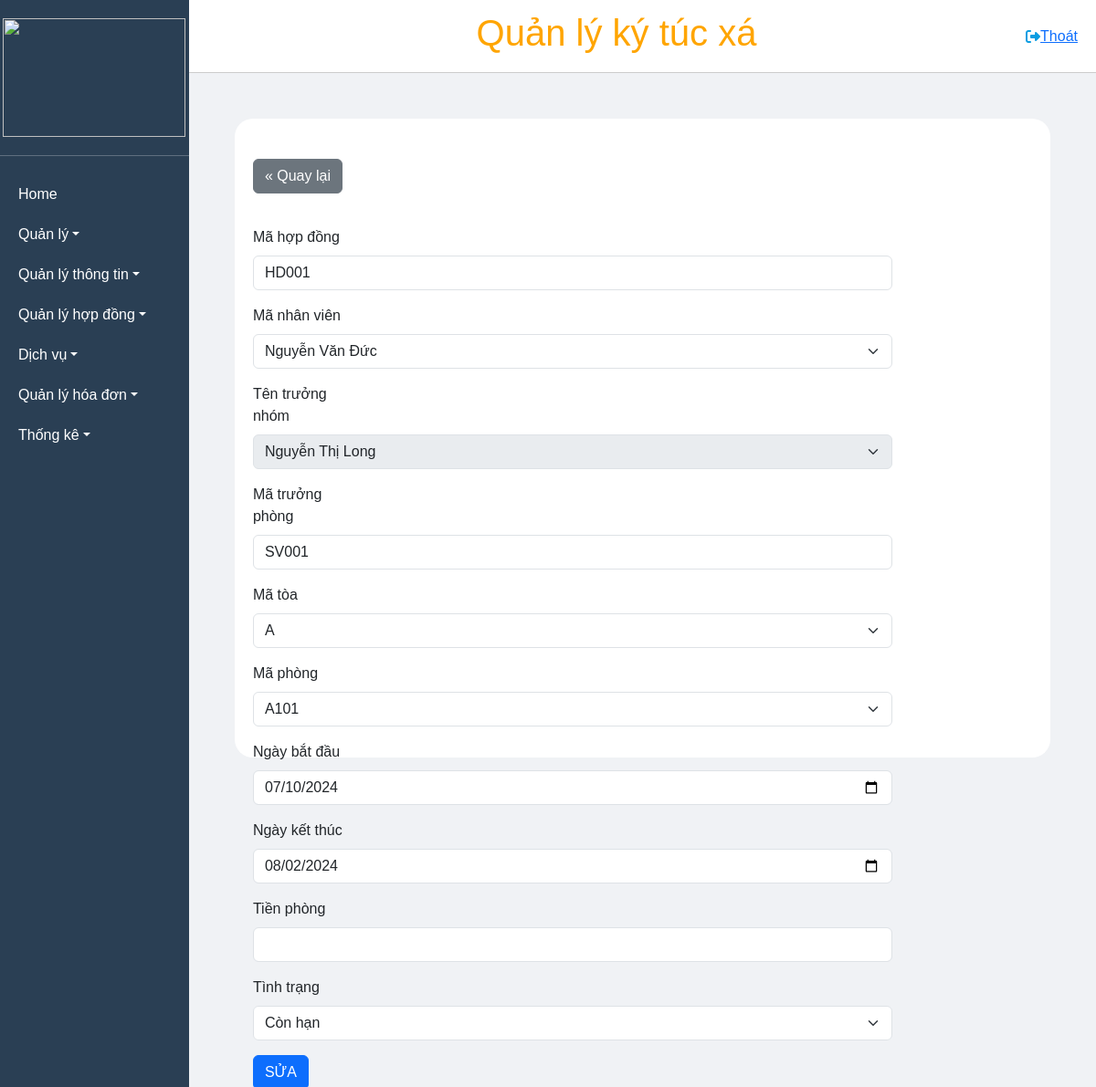
Page /HopDong/sua/HD001 on the committed database.
### tables this page shows
CREATE TABLE `hopdong` (
  `maHopDong` varchar(50) NOT NULL,
  `MaNhanVien` varchar(50) NOT NULL,
  `maTruongNhom` varchar(50) NOT NULL,
  `maToa` varchar(50) NOT NULL,
  `maPhong` varchar(50) NOT NULL,
  `ngayBatDau` date NOT NULL,
  `ngayKetThuc` date NOT NULL,
  `tinhTrang` varchar(50) NOT NULL
);

CREATE TABLE `nhanvien` (
  `MaNhanVien` varchar(50) NOT NULL,
  `TenNhanVien` varchar(50) NOT NULL,
  `GioiTinh` varchar(10) NOT NULL,
  `NgaySinh` date NOT NULL,
  `DiaChi` varchar(100) NOT NULL,
  `SoDienThoai` varchar(20) NOT NULL,
  `maToa` varchar(50) NOT NULL
);

CREATE TABLE `nhomsinhvien` (
  `maNhomSinhVien` varchar(50) NOT NULL,
  `maTruongNhom` varchar(50) NOT NULL,
  `maPhong` varchar(50) NOT NULL,
  `soLuong` int(11) NOT NULL
);

CREATE TABLE `thongtinsinhvien` (
  `maSinhVien` varchar(50) NOT NULL,
  `maNhomSinhVien` varchar(50) NOT NULL,
  `hoTen` varchar(100) NOT NULL,
  `email` varchar(100) NOT NULL,
  `soDienThoai` int(50) NOT NULL,
  `ngaySinh` date NOT NULL,
  `gioiTinh` varchar(50) NOT NULL,
  `cccd` varchar(50) NOT NULL,
  `diaChi` varchar(100) NOT NULL
);

CREATE TABLE `toa` (
  `maToa` varchar(50) NOT NULL,
  `soPhong` int(50) NOT NULL
);

CREATE TABLE `phong` (
  `maPhong` varchar(50) NOT NULL,
  `maToa` varchar(50) NOT NULL,
  `soNguoi` int(50) NOT NULL,
  `tienPhong` int(50) NOT NULL,
  `trangThai` varchar(50) NOT NULL,
  `maNhomSinhVien` varchar(50) NOT NULL,
  `maHopDong` varchar(50) NOT NULL
);

### MVC/Core/controller.php (called while the page is built, shortened)
<?php
class controller
{
    public function model($model)
    {
        return new $model;
    }
    public function view($view, $data = [])
    {
        require_once './MVC/Views/' . $view . '.php';
    }
}

### MVC/Controllers/HopDong.php (called while the page is built, shortened)
<?php
class HopDong extends controller
{
    protected $hopdong;
    public function __construct()
    {
        $this->hopdong = $this->model('HopDong_m');
    }
    public function sua($mhd){
        $nhanvien = $this->hopdong->nhanvien_all();
        $phong = $this->hopdong->phong_all();
        $truongnhom = $this->hopdong->truongnhom_all();
        $phong = $this->hopdong->phong_all();
        $toa = $this->hopdong->toa_all();
        $this->view('Masterlayout', [
            'page' => 'HopDong_sua_v',
            'dulieu' => $this->hopdong->hopdong_find($mhd, '','',''),
            'nhanvien' => $nhanvien,
            'truongnhom' => $truongnhom,
            'phong' => $phong,
            'toa' => $toa,
        ]);
    }
}

### MVC/Core/app.php (called while the page is built, shortened)
<?php
class app
{
    protected $action = 'Get_data';
    function __construct()
    {
        $arr = $this->processURL();
        if ($arr != null) {
            if (file_exists('./MVC/Controllers/' . $arr[0] . '.php')) {
                $this->controller = $arr[0];
                unset($arr[0]);
            }
        }
        $this->controller = new $this->controller;
        if (isset($arr[1])) {
            if (method_exists($this->controller, $arr[1])) {
                $this->action = $arr[1];
            }
            unset($arr[1]);
        }
        $this->param = $arr ? array_values($arr) : [];
        call_user_func_array([$this->controller, $this->action], $this->param);
    }
    function processURL()
    {
        if (isset($_GET['url'])) {
            return explode('/', filter_var(trim($_GET['url']), FILTER_DEFAULT));
        }
    }
}

### index.php (called while the page is built, shortened)
<?php
$app = new app();
?>

### MVC/Core/connectDB.php (called while the page is built, shortened)
<?php
class connectDB
{
    protected $serverName = "localhost";
    protected $userName = "root";
    protected $pwd = "";
    protected $dbName = "qlktx";
    function __construct()
    {
        $this->conn = mysqli_connect($this->serverName, $this->userName, $this->pwd, $this->dbName);
    }
}

### MVC/Models/HopDong_m.php (called while the page is built, shortened)
<?php
class HopDong_m extends connectDB
{
    public function hopdong_find($mhd, $mnv, $msv, $mp)
    {
        $query = "SELECT * FROM hopdong WHERE maHopDong like '%$mhd%' and maTruongNhom like '%$msv%' and MaNhanVien like '%$mnv%' and maPhong like '%$mp%'";
        return mysqli_query($this->conn, $query);
    }
    public function nhanvien_all()
    {
        $query = "SELECT * FROM nhanvien";
        return mysqli_query($this->conn, $query);
    }
    public function phong_all()
    {
        $query = "SELECT maPhong FROM phong ORDER BY maPhong ASC;";
        return mysqli_query($this->conn, $query);
    }
    public function truongnhom_all()
    {
        $query = "SELECT nsv.maTruongNhom, ttsv.hoTen, ttsv.maSinhVien FROM nhomsinhvien nsv, thongtinsinhvien ttsv where nsv.maTruongNhom = ttsv.maSinhVien;";
        return mysqli_query($this->conn, $query);
    }
    public function toa_all()
    {
        $query = "SELECT * FROM toa;";
        return mysqli_query($this->conn, $query);
    }
}

### MVC/Views/Pages/HopDong_sua_v.php (the view, shortened to what this page needs)
<!DOCTYPE html>
<html lang="en">
<head>
</head>
<body>
    <div class="main">
        <div class="content">
            <br>
            <a style="margin: 20px;" class="btn btn-secondary mb-3" href="http://localhost/QuanLyKyTucXa_new/HopDong">
                &laquo; Quay lại</a>
                    <br>
                    <form class="content1" action="http://localhost/QuanLyKyTucXa_new/HopDong/suadl" method="post">
                        <?php
                        if (isset($data['dulieu']) && mysqli_num_rows($data['dulieu']) > 0) {
                            while ($row = mysqli_fetch_array($data['dulieu'])) {
                        ?>
                                <div class="row mb-3">
                                    <div class="col-2">
                                        <label for="mhd" class="form-label">Mã hợp đồng</label>
                                    </div>
                                    <div class="col">
                                        <input style="width:700px" type="text" name="txtMaHopDong" class="form-control" id="mhd" value="<?php echo $row['maHopDong'] ?>" readonly>
                                    </div>
                                </div>
                                <div class="row mb-3">
                                    <div class="col-2">
                                        <label for="mnv" class="form-label">Mã nhân viên</label>
                                    </div>
                                    <div class="col">
                                        <select required style="width:700px" class="selectpicker form-select" name="txtMaNhanVien" id="nhanvien">
                                            <?php
                                            if (isset($data['nhanvien']) && mysqli_num_rows($data['nhanvien']) > 0) {
                                                while ($c = mysqli_fetch_assoc($data['nhanvien'])) {
                                            ?>
                                                    <option value="<?php echo $c['MaNhanVien'] ?>" <?php if ($c['MaNhanVien'] == $row['MaNhanVien']) echo "selected"; ?>>
                                                        <?php echo $c['TenNhanVien'] ?>
                                                    </option>
                                            <?php
                                                }
                                            }
                                            ?>
                                        </select>
                                    </div>
                                </div>
                                <div class="row mb-3">
                                    <div class="col-2">
                                        <label for="mtn" class="form-label">Tên trưởng nhóm</label>
                                    </div>
                                    <div class="col">
                                        <select disabled style="width:700px" class="maTruongNhom form-select" name="txtMaTruongNhom" id="mtn">
                                            <?php
                                            if (isset($data['truongnhom']) && mysqli_num_rows($data['truongnhom']) > 0) {
                                                while ($c = mysqli_fetch_assoc($data['truongnhom'])) {
                                            ?>
                                                    <option value="<?php echo $c['maTruongNhom'] ?>" <?php if ($c['maTruongNhom'] == $row['maTruongNhom']) echo "selected"; ?>>
                                                        <?php echo $c['hoTen'] ?>
                                                    </option>
                                            <?php
                                                }
                                            }
                                            ?>
                                        </select>
                                    </div>
                                </div>
                                <div class="row mb-3">
                                    <div class="col-2">
                                        <label for="msv" class="form-label">Mã trưởng phòng</label>
                                    </div>
                                    <div class="col">
                                        <input style="width:700px" type="text" name="txtMaSinhVien" class="form-control" id="msv" readonly value="<?php echo $row['maTruongNhom']; ?>">
                                    </div>
                                </div>
                                <div class="row mb-3">
                                    <div class="col-2">
                                        <label for="maToa" class="form-label">Mã tòa</label>
                                    </div>
                                    <div class="col">
                                        <select required style="width:700px" class="form-select maToa" name="txtMaToa" id="maToa">
                                            <?php
                                            if (isset($data['toa']) && mysqli_num_rows($data['toa']) > 0) {
                                                while ($c = mysqli_fetch_assoc($data['toa'])) {
                                            ?>
                                                    <option value="<?php echo $c['maToa'] ?>" <?php if ($c['maToa'] == $row['maToa']) echo "selected"; ?>>
                                                        <?php echo $c['maToa']; ?>
                                                    </option>
                                            <?php
                                                }
                                            }
                                            ?>
                                        </select>
                                    </div>
                                </div>
                                <div class="row mb-3">
                                    <div class="col-2">
                                        <label for="maPhong" class="form-label">Mã phòng</label>
                                    </div>
                                    <div class="col">
                                        <select required style="width:700px" class="form-select maPhong" name="txtMaPhong" id="maPhong">
                                            <?php
                                            if (isset($data['phong']) && mysqli_num_rows($data['phong']) > 0) {
                                                while ($phong = mysqli_fetch_assoc($data['phong'])) {
                                            ?>
                                                    <option value="<?php echo $phong['maPhong']; ?>" <?php if ($phong['maPhong'] == $row['maPhong']) echo "selected"; ?>>
                                                        <?php echo $phong['maPhong']; ?>
                                                    </option>
                                            <?php
                                                }
                                            }
                                            ?>
                                        </select>
                                    </div>
                                </div>
                                <div class="row mb-3">
                                    <div class="col-2">
                                        <label for="nbd" class="form-label">Ngày bắt đầu</label>
                                    </div>
                                    <div class="col">
                                        <input required type="date" name="txtNgayBatDau" class="form-control" id="nbd" style="width:700px" value="<?php echo $row['ngayBatDau'] ?>">
                                    </div>
                                </div>
                                <div class="row mb-3">
                                    <div class="col-2">
                                        <label for="nkt" class="form-label">Ngày kết thúc</label>
                                    </div>
                                    <div class="col">
                                        <input required type="date" name="txtNgayKetThuc" class="form-control" id="nkt" style="width:700px" value="<?php echo $row['ngayKetThuc'] ?>">
                                    </div>
                                </div>
                                <div class="row mb-3">
                                    <div class="col-2">
                                        <label for="tienPhong" class="form-label">Tiền phòng</label>
                                    </div>
                                    <div class="col">
                                        <input type="text" name="txtTienPhong" class="form-control" id="tienPhong" style="width:700px" readonly value="<?php if (isset($data['tienPhong'])) echo $data['tienPhong'] ?>">
                                    </div>
                                </div>
                                <div class="row mb-3">
                                    <div class="col-2">
                                        <label for="tinhtrang" class="form-label">Tình trạng</label>
                                    </div>
                                    <div class="col">
                                        <select required style="width:700px" class="input_tb form-select" name="txtTinhTrang" id="tinhtrang">
                                            <option value="Còn hạn" <?php if ($row['tinhTrang'] == "Còn hạn") echo "selected"; ?>>Còn hạn</option>
                                        </select>
                                    </div>
                                </div>
                        <?php
                            }
                        }
                        ?>
                        <div class="row mb-3">
                            <div class="col">
                                <button type="submit" class="btn btn-primary" name="btnLuu" value="SỬA">SỬA</button>
                            </div>
                        </div>
                    </form>
        </div>
    </div>
</body>
</html>

### Public/CSS/style.css (style rules this page uses)
* { padding: 0; margin: 0; box-sizing: border-box; }
.main { height: 700px; background-color: #fff; border-radius: 20px; margin: 50px 50px 50px 50px ; }
body { background-color: #F0F2F5; }
.content1 { margin: 20px; width: 90%; }

### Public/CSS/master.css (style rules this page uses)
* { margin: 0; padding: 0; box-sizing: border-box; font-family: Arial, sans-serif; }
html, body { height: 100%; overflow: hidden; }

### MVC/Views/Pages/HopDong_sua_v.php (style rules this page uses)
.input_tb { width: 350px; }

### rows in the picture
hopdong: txtMaHopDong "HD001", txtMaNhanVien "Nguyễn Văn Đức", txtMaTruongNhom "Nguyễn Thị Long", txtMaSinhVien "SV001", txtMaToa "A", txtMaPhong "A101", txtNgayBatDau "07/10/2024", txtNgayKetThuc "08/02/2024", txtTinhTrang "Còn hạn"
